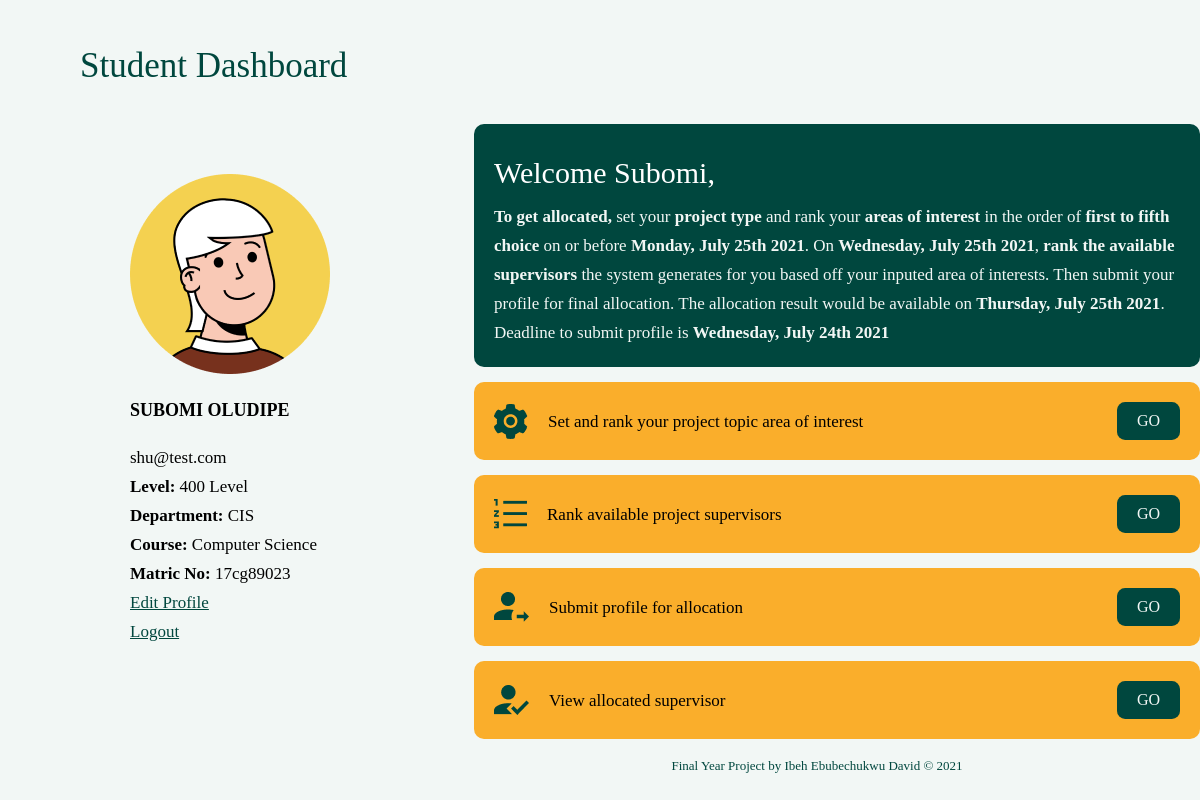
Page /dashboard/student/ (signed in) on the committed database.
### accounts/models.py (models this page shows, shortened)
class Students(models.Model):
    LEVEL = (
        ('400 Level', '400 Level'),
        ('500 Level', '500 Level'),
    )
    DEPARTMENT = (
        ('CIS', 'Computer and Information Science'),
    )
    COURSE = (
        ('Computer Science', 'Computer Science'),
        ('Management and Information Science', 'Management and Information Science'),
    )
    student = models.OneToOneField(User, on_delete=models.CASCADE, null=False)
    level = models.CharField(max_length=200, choices=LEVEL)
    department = models.CharField(max_length=200, choices=DEPARTMENT)
    course = models.CharField(max_length=200, choices=COURSE)
    class Meta:
        verbose_name_plural = 'Students'

### accounts/views.py (the view)
# urls.py: path('dashboard/student/', views.student_dashboard, name='student_dashboard'),
@login_required
def student_dashboard(request):
    myuser = request.user
    mystudent = Students.objects.get(student=myuser)
    stlevel = mystudent.level
    stdepartment = mystudent.department
    stcourse = mystudent.course
    areadb = StudentsAreaOfInterests.objects.filter(student=mystudent).exists()
    context = {
        'areadb' : areadb,
        'stlevel': stlevel,
        'stdepartment': stdepartment,
        'stcourse' : stcourse
    }
    return render(request, 'accounts/studentdashboard.html', context)

### accounts/templates/accounts/studentdashboard.html (shortened to what this page needs)
{% extends "accounts/base_studash.html" %}
{% load static %}
{% block content %}
<div class="hero-div">
    <h2>Welcome {{user.first_name}},</h2>
    <p><strong>To get allocated,</strong> set your <strong>project type</strong> and rank your <strong>areas of interest</strong> in the order of <strong>first to fifth choice</strong> on or before <strong>Monday, July 25th 2021</strong>. On <strong>Wednesday, July 25th 2021</strong>, <strong>rank the available supervisors</strong> the system generates for you based off your inputed area of interests. Then submit your profile for final allocation. The allocation result would be available on <strong>Thursday, July 25th 2021</strong>. Deadline to submit profile is <strong>Wednesday, July 24th 2021</strong></p>
</div>
<div class="dash-items">
    <div class="option">
        <img src="{% static '/img/icon/set_icon.png' %}">
        <p>Set and rank your project topic area of interest </p>
    </div>
    <div class="btn-1">
            {% if areadb %}
            <a href="{% url 'up_rank_area' %}">UPDATE</a>
            {% else %}
            <a href="{% url 'rank_area' %}">GO</a>
            {% endif %}
    </div>
</div>
<div class="dash-items">
    <div class="option">
        <img src="{% static '/img/icon/rank_topic_icon.png' %}">
        <p>Rank available project supervisors</p>
    </div>
    <div class="btn-2">
        <a href="#">
            GO
        </a>
    </div>
</div>
<div class="dash-items">
    <div class="option">
        <img src="{% static '/img/icon/profile_icon.png' %}">
        <p>Submit profile for allocation</p>
    </div>
    <div class="btn-3"><a  href="#">GO</a></div>
</div>
<div class="dash-items">
    <div class="option">
        <img src="{% static '/img/icon/allocated_student_icon.png' %}">
        <p>View allocated supervisor</p>
    </div>
    <div class="btn-4"><a href="#">GO</a>
    </div>
</div>
{% endblock content %}

### accounts/templates/accounts/base_studash.html (shortened to what this page needs)
{% load static %}
<!DOCTYPE html>
<html lang="en">
<head>
    <link type="text/css" rel="stylesheet" href="{% static '/css/dash.css' %}">
</head>
<body>
<div class="container">
    <div class="header">
        <h2>Student Dashboard</h2>
    </div>
    <div class="middle">
        <div class="left-pane">
            <div class = "img-div">
                <img src="{% static '/img/student-avatar.png' %}">
            </div>
            <div class = "profile">
                <h3>{{ user.first_name }} {{user.last_name}}</h3>
                <p>{{ user.email }}</p>
                <p><strong>Level: </strong>{{stlevel}}</p>
                <p><strong>Department: </strong>{{stdepartment}}</p>
                <p><strong>Course: </strong>{{stcourse}}</p>
                <p><strong>Matric No: </strong>{{ user.username }}</p>
                <a href="">Edit Profile</a><br>
                <a href="{% url 'logout' %}">Logout</a>
            </div>
        </div>
        <div class="right-pane">
            {% block content %}
            {% endblock %}
            <div class="footer">
                <span class="subtitle">Final Year Project by Ibeh Ebubechukwu David © 2021</span>
            </div>
        </div>
    </div>
</div>
</body>
</html>

### accounts/static/css/dash.css (style rules this page uses)
body { background: #F2F7F5; }
.container { display: flex; flex-direction: column; margin-left: 72px; margin-right: 72px; }
h2 { float: left; font-family: Fredoka One; font-style: normal; font-weight: normal; font-size: 35px; line-height: 58px; color: #00473E; }
h3 { font-family: Montserrat; font-style: normal; font-weight: 800; font-size: 18px; line-height: 29px; text-transform: uppercase; }
.hero-div p { color: #F2F7F5 !important; }
p { font-family: Montserrat; font-style: normal; font-weight: normal; font-size: 17px; line-height: 29px; color: #000000; margin: 0px; }
.profile a { color: #00473E; font-family: Montserrat; font-style: normal; font-weight: normal; font-size: 17px; line-height: 29px; }
.middle { display: flex; flex-direction: row; width: 90vw; height: 500px; }
.left-pane { display: flex; flex-direction: column; word-wrap: break-word; flex-wrap: wrap; padding: 50px; width: 30%; height: 100%; margin-right: 0px; }
.right-pane { display: flex; flex-direction: column; width: 70%; height: 100%; }
.hero-div { display: flex; flex-direction: column; width: 100%; height: auto; background: #00473E; border-radius: 10px; color: white !important; padding: 20px; }
.hero-div h2 { font-family: Fredoka One; font-style: normal; font-weight: normal; font-size: 30px; color: white; padding: 0px; margin: 0px; }
.dash-items { display: flex; flex-direction: row; background: #FAAE2B; width: 100%; border-radius: 10px; margin-top: 15px; padding: 20px; align-items: center; justify-content: space-between; }
.option { display: flex; flex-direction: row; align-items: center; }
.option img { margin-right: 20px; }
.btn-1,.btn-2,.btn-3,.btn-4 { background: #00473E; border-radius: 8.11024px; padding: 10px 20px; }
.btn-1 a,.btn-2 a,.btn-3 a,.btn-4 a { font-family: Fredoka One; color: #F2F7F5 !important; text-align: center; text-decoration: none !important; }
.footer { margin-top: 15px; margin-left: auto; margin-right: auto; }
.subtitle { font-family: Source Code Pro; font-style: normal; font-weight: 500; font-size: 13px; line-height: 23px; text-align: center; color: #00473E; }

### rows in the picture
Students: level "400 Level", department "CIS", course "Computer Science"

### other values in the picture
{{ user.first_name }} "SUBOMI"
{{ user.last_name }} "OLUDIPE"
{{ user.email }} "shu@test.com"
{{ user.username }} "17cg89023"
{{ user.first_name }} "Subomi"
